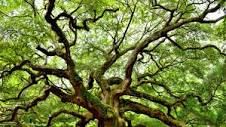
#> input picture 1.jpg, 226 x 127 px
$ python GreenPicturePercentage.py
#> lines starting #> are read from the running program, lines starting #| are printed output that depends on the picture; after the words box and inside, x2 and y2 are one past the last pixel; in counts of white or black regions, pixels touching at a corner belong together; long printed decimals are rounded
import cv2
import numpy as np

# Load Image
img = cv2.imread("1.jpg") # File Name Here
#> img is the input picture: shape (127, 226, 3); mean B, G, R 64.5, 126.4, 112.8

# convert to hsv
hsv = cv2.cvtColor(img, cv2.COLOR_BGR2HSV)
#> hsv: shape (127, 226, 3); mean H, S, V 36, 149.8, 127.8

# mask of green (36,25,25) ~ (86, 255,255), but you can choose
mask = cv2.inRange(hsv, (36, 25, 25), (70, 255,255)) # Tweek your mask filter here
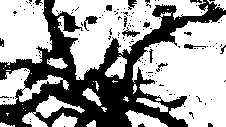
#> mask: shape (127, 226); 62.5% white; 139 black regions (124 under 20 px), largest, box (x1, y1, x2, y2) and area: (0, 0, 226, 127) 9924, (84, 16, 98, 31) 90, (122, 27, 140, 37) 72

# slice the green
imask = mask>0
green = np.zeros_like(img, np.uint8)
green[imask] = img[imask]
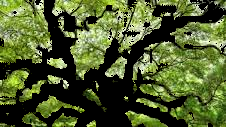
#> green: shape (127, 226, 3); mean B, G, R 44.9, 91.9, 78.3

# Get a count of pixels masked
count = 0
for col in imask:
	for point in col:
		if (point==True):
			count+=1
#> this loop made 127 passes
#> after the loop, count = 17932

# Get number of pixels divided by area in decimal
print(count / (mask.shape[0] * mask.shape[1])) # Basically percentage of green pixels in image
#| 0.6248

# Save the image with mask
cv2.imwrite("output.jpg", green)

$ run again, with magenta.jpg copied over 1.jpg
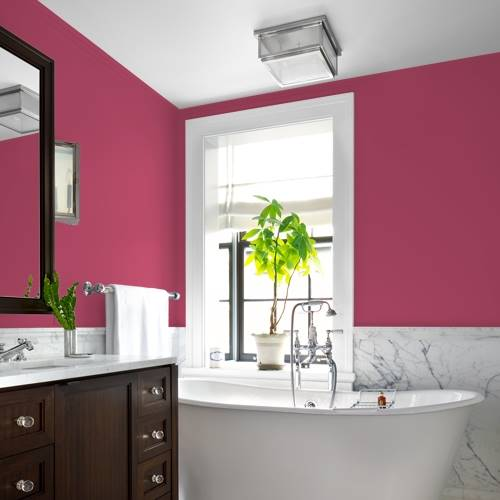
#> input picture magenta.jpg, 500 x 500 px
#> img is the input picture: shape (500, 500, 3); mean B, G, R 140.6, 136.1, 166.7
#> hsv: shape (500, 500, 3); mean H, S, V 77.4, 66.5, 167.8
#> `mask = cv2.inRange(hsv, (36, 25, 25), (70, 255,255))`:
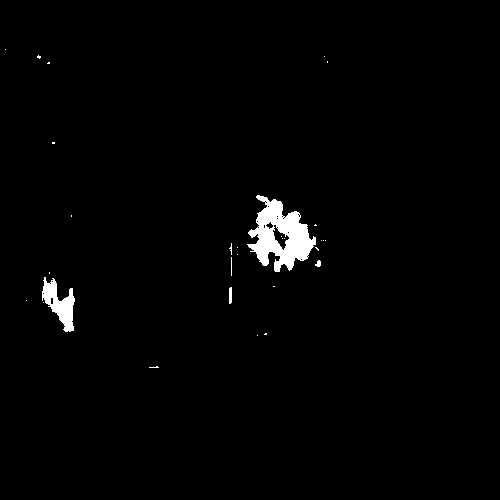
#> mask: shape (500, 500); 1.5% white; 30 white regions (26 under 20 px), largest, box (x1, y1, x2, y2) and area: (247, 195, 316, 272) 2712, (42, 277, 75, 332) 867, (229, 287, 232, 304) 49, (315, 260, 321, 267) 29
#> after the loop `for col in imask:`: count = 3762
#| 0.01505
